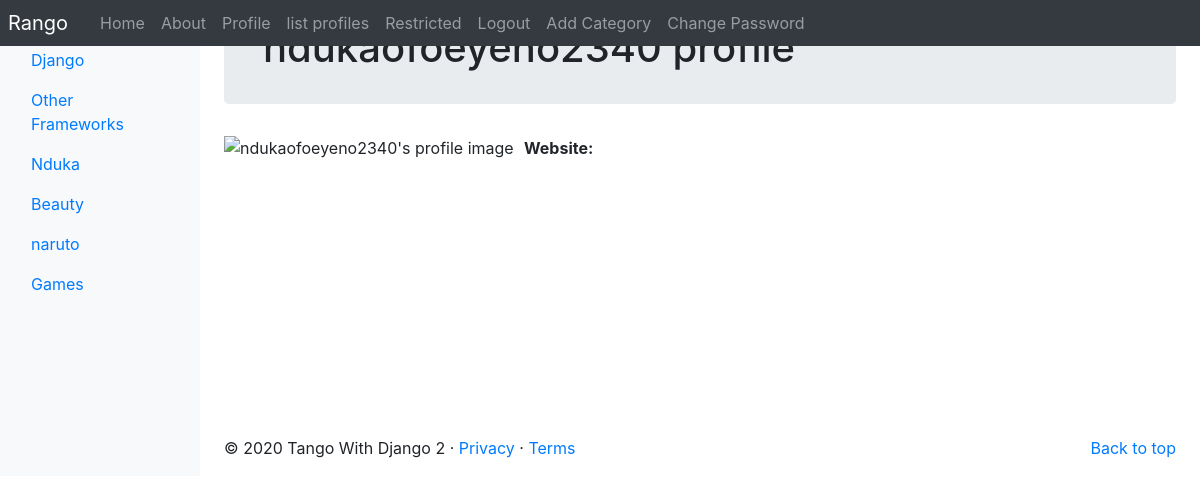
/rango/profile/ndukaofoeyeno2340/ (signed in), run on the app's committed database.
### rango/models.py (models this page shows, shortened)
class Category(models.Model):
    NAME_MAX_LENGTH = 128
    name = models.CharField(max_length=NAME_MAX_LENGTH, unique=True)
    views = models.IntegerField(default=0)
    likes = models.IntegerField(default=0)
    slug = models.SlugField(unique=True)
    class Meta:
        verbose_name_plural = 'categories'

### rango/views.py (the view, shortened to what this page needs)
# urls.py: path('profile/<username>/', views.ProfileView.as_view(), name='profile'),
class ProfileView(View):
    def get_user_details(self, username):
        try:
            user = User.objects.get(username=username)
        except User.DoesNotExist:
            return None
        user_profile = UserProfile.objects.get_or_create(user=user)[0]
        form = UserProfileForm({'website': user_profile.website,
                                'picture': user_profile.picture})
        return (user, user_profile, form)
    @method_decorator(login_required)
    def get(self, request, username):
        try:
            (user, user_profile, form)= self.get_user_details(username)
        except TypeError:
            return redirect(reverse('rango:index'))
        context_dict = {'user_profile': user_profile,
                        'selected_user': user,
                        'form': form}
        return render(request, 'rango/profile.html', context_dict)

### rango/templatetags/rango_template_tags.py (called while the page is built)
@register.inclusion_tag('rango/categories.html')
def get_category_list(current_category=None):
    return{'categories': Category.objects.all(),
           'current_category': current_category
           }

### templates/rango/profile.html (shortened to what this page needs)
{% extends 'rango/base.html' %}
{% load staticfiles %}
{% block body_block %}
    <div class="jumbotron p-4">
        <div class="container">
            <h1 class="jumbotron-heading">{{ selected_user.username}} profile</h1>
	</div>
</div>
<div class="container">
	<div class="row">
		<img src="{{ MEDIA_URL }}{{ user_profile.picture }}"
			width="300"
			height="300"
			alt="{{ selected_user.username }}'s profile image" />
		<br />
		<div>
			{% if selected_user == user %}
			<form method="post" action="." enctype="multipart/form-data">
				{% csrf_token %}
				{{ form.as_p }}
				<input type="submit" value="Update" />
			</form>
			{% else %}
			<p>
			<strong>Website:</strong>
			</p>
			{% endif %}
		</div>
	</div>
</div>
{% endblock %}

### templates/rango/categories.html (shortened to what this page needs)
<ul class ="nav flex-column">
  {% if categories %}
    {% for c in categories %}
      {% if c == current_category %}
        <li class="nav-item">
	<a class="nav-link active" href"{% url 'rango:show_category' c.slug %}">
	<span data-feather="archive"></span{{ c.name }}
	</a>
	</li>
      {% else %}
        <li class="nav-item">
	<a class="nav-link" href="{% url 'rango:show_category' c.slug %}">
	{{ c.name }}
	</a>
	</li>
      {% endif %}
    {% endfor %}
  {% else %}
    <li class="nav-item">There are no categories present.</strong></li>
  {% endif %}
</ul>

### data on the page
Category: name "Django"
Category: name "Other Frameworks"
Category: name "Nduka"
Category: name "Beauty"
Category: name "naruto"
Category: name "Games"

### other printed values
{{ selected_user.username }} "ndukaofoeyeno2340"
